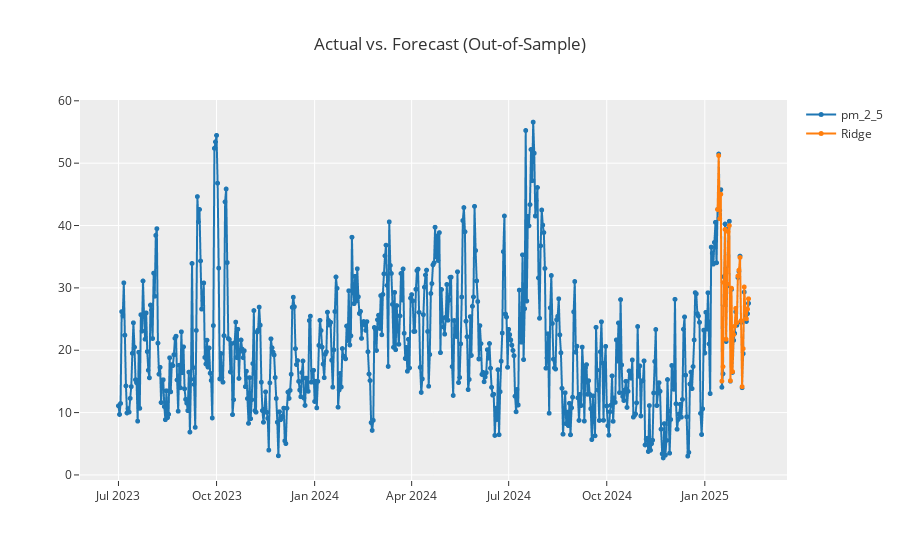

Notebook code for this chart:
### Code cell
plot_model(best, plot = 'forecast')

### Figure 1 — Plotly figure (JSON) as saved in the notebook; plotly's stock layout.template omitted (floating-point values rounded to 4 significant figures; data arrays with more than 128 entries replaced by an {"elided": "..."} marker saying what was removed)
{"data": [{"line": {"color": "rgb(31, 119, 180)", "width": 2}, "marker": {"color": "rgb(31, 119, 180)", "size": 5}, "mode": "lines+markers", "name": "pm_2_5", "type": "scattergl", "x": {"elided": "592 str values"}, "xaxis": "x", "y": {"elided": "592 float values"}, "yaxis": "y"}, {"line": {"color": "rgb(255, 127, 14)", "width": 2}, "marker": {"color": "rgb(255, 127, 14)", "size": 5}, "mode": "lines+markers", "name": "Ridge", "type": "scattergl", "x": {"elided": "592 str values"}, "xaxis": "x", "y": {"elided": "592 float values"}, "yaxis": "y"}], "layout": {"showlegend": true, "title": {"text": "Actual vs. Forecast (Out-of-Sample)"}, "xaxis": {"anchor": "y", "domain": [0, 1]}, "yaxis": {"anchor": "x", "domain": [0, 1]}}}
